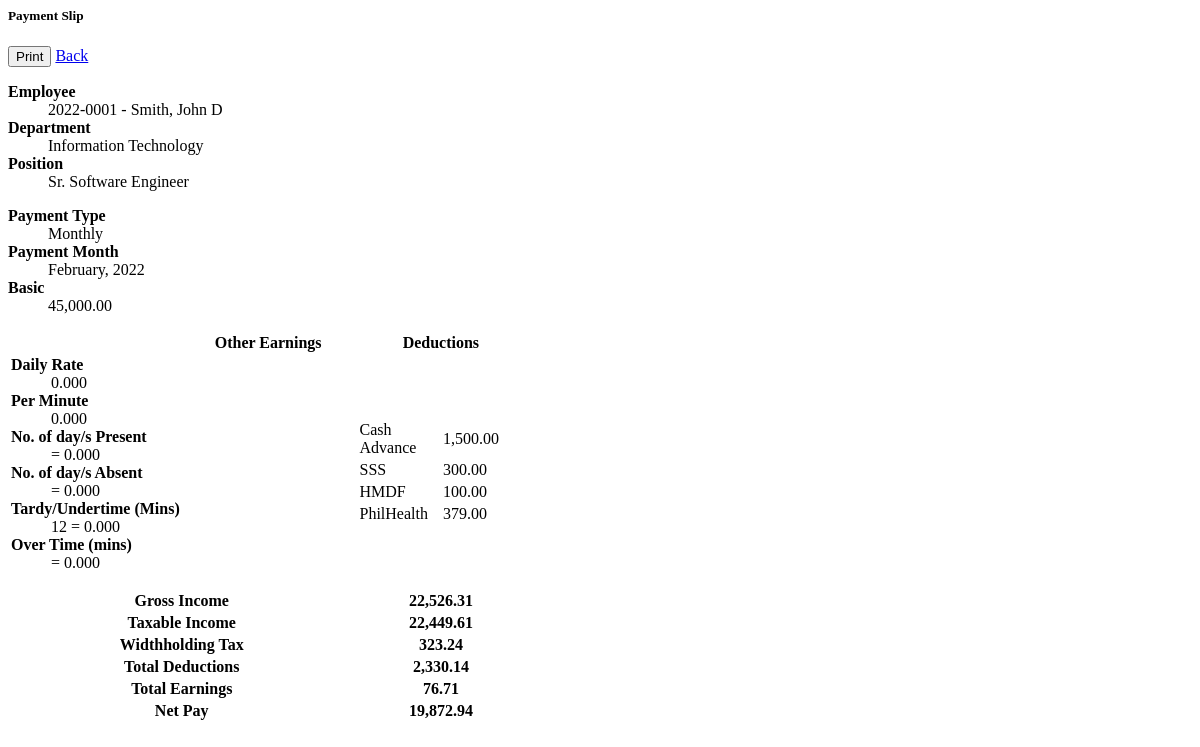
Screenshot of /spms/admin/view_payroll.php?id=2 with the database file from the repository.
### tables this page shows
CREATE TABLE IF NOT EXISTS `deduction_list` (
  `id` int(30) NOT NULL AUTO_INCREMENT PRIMARY KEY,
  `payroll_id` int(11) NOT NULL,
  `name` text NOT NULL,
  `amount` double NOT NULL DEFAULT 0,
  `date_created` timestamp NOT NULL DEFAULT current_timestamp(),
  KEY `payroll_id` (`payroll_id`)
);

### spms/DBConnection.php (called while the page is built, shortened)
<?php
Class DBConnection{
    function __construct(){
        $name = getenv('DB_NAME') ?: 'spms_db';
    }
}

### spms/admin/view_payroll.php (the view, shortened to what this page needs)
<?php
require_once("../DBConnection.php");
?>
<div class="card">
    <div class="card-header d-flex">
        <h5 class="card-title flex-grow-1">Payment Slip</h5>
        <div class="w-auto d-flex justify-content-end">
            <button type="button" class="btn btn-sm btn-success rounded-0 me-2" id="print"><i class="fa fa-print"></i> Print</button>
            <a class="btn btn-sm btn-dark rounded-0" href="./?page=payroll_list">Back</a>
        </div>
    </div>
    <div class="card-body">
        <div class="container-fluid" id="outprint">
            <div class="col-12">
                <div class="row">
                    <div class="col-6">
                        <dl>
                            <dt><b>Employee</b></dt>
                            <dd><?php echo $code." - ".$name ?></dd>
                            <dt><b>Department</b></dt>
                            <dd><?php echo $dept ?></dd>
                            <dt><b>Position</b></dt>
                            <dd><?php echo $desg ?></dd>
                        </dl>
                    </div>
                    <div class="col-6">
                        <dl>
                            <dt><b>Payment Type</b></dt>
                            <dd><?php echo ($payroll_type ?? 1) == 1 ? "Monthly" : "Semi-Monthly" ?></dd>
                            <dt><b>Payment Month</b></dt>
                            <dd><?php echo date("F, Y",strtotime($payroll_month)) ?></dd>
                            <dt><b>Basic</b></dt>
                            <dd><?php echo ($payroll_type ?? 1) == 1 ? number_format($monthly_rate ?? $salary ?? 0, 2) : number_format(($monthly_rate ?? $salary ?? 0) / 2, 2) ?></dd>
                        </dl>
                    </div>
                </div>
                <div class="row">
                    <div class="col-md-12">
                        <table class="table table-bordered">
                            <colgroup>
                                <col width="33.33%">
                                <col width="33.33%">
                                <col width="33.33%">
                            </colgroup>
                            <thead>
                                <tr>
                                    <th class="p-1"></th>
                                    <th class="p-1">Other Earnings</th>
                                    <th class="p-1">Deductions</th>
                                </tr>
                            </thead>
                            <tbody>
                                <tr>
                                    <td class="py-1">
                                        <dl>
                                            <dt><b>Daily Rate</b></dt>
                                            <dd class="ps-4"><?php echo number_format($daily_rate,3) ?></dd>
                                            <dt><b>Per Minute</b></dt>
                                            <dd class="ps-4"><?php echo number_format($daily_rate/8/60,3) ?></dd>
                                            <dt><b>No. of day/s Present</b></dt>
                                            <dd class="ps-4"><?php echo $no_present ." = ".(number_format($daily_rate * $no_present,3)) ?></dd>
                                            <dt><b>No. of day/s Absent</b></dt>
                                            <dd class="ps-4"><?php echo $no_absences ." = ".(number_format($daily_rate * $no_absences,3)) ?></dd>
                                            <dt><b>Tardy/Undertime (Mins)</b></dt>
                                            <dd class="ps-4"><?php echo $late_undertime." = ".(number_format($per_minute * $late_undertime,3)) ?></dd>
                                            <dt><b>Over Time (mins)</b></dt>
                                            <dd class="ps-4"><?php echo $ot_min." = ".(number_format($per_minute * $ot_min,3)) ?></dd>
                                        </dl>
                                    </td>
                                    <td class="py-1">
                                        <table class="w-100">
                                            <colgroup>
                                            </colgroup>
                                        </table>
                                    </td>
                                    <td class="py-1">
                                        <table class="w-100">
                                            <colgroup>
                                                <col width="50%">
                                                <col width="50%">
                                            </colgroup>
                                            <tbody>
                                                <?php
                                                $deductions = $conn->query("SELECT * FROM `deduction_list` where payroll_id = '{$payroll_id}'");
                                                while($row=$deductions->fetch_array()):
                                                ?>
                                                <tr>
                                                    <td class="py-1">
                                                        <?php echo $row['name'] ?>
                                                    </td>
                                                    <td class="py-1 text-end"><?php echo number_format($row['amount'],2) ?></td>
                                                </tr>
                                                <?php endwhile; ?>
                                            </tbody>
                                        </table>
                                    </td>
                                </tr>
                            </tbody>
                            <tfoot>
                                <tr>
                                    <th class="text-end bg-info bg-opacity-25 py-1" colspan="2">Gross Income</th>
                                    <th class='text-end py-1'><?php echo number_format($gross_income,2) ?></th>
                                </tr>
                                <tr>
                                    <th class="text-end bg-info bg-opacity-25 py-1" colspan="2">Taxable Income</th>
                                    <th class='text-end py-1'><?php echo number_format($taxable_income,2) ?></th>
                                </tr>
                                <tr>
                                    <th class="text-end bg-info bg-opacity-25 py-1" colspan="2">Widthholding Tax</th>
                                    <th class='text-end py-1'><?php echo number_format($withholding_tax,2) ?></th>
                                </tr>
                                <tr>
                                    <th class="text-end bg-info bg-opacity-25 py-1" colspan="2">Total Deductions</th>
                                    <th class='text-end py-1'><?php echo number_format($total_deduction,2) ?></th>
                                </tr>
                                <tr>
                                    <th class="text-end bg-info bg-opacity-25 py-1" colspan="2">Total Earnings</th>
                                    <th class='text-end py-1'><?php echo number_format($total_earnings,2) ?></th>
                                </tr>
                                <tr>
                                    <th class="text-end bg-info bg-opacity-25 py-1" colspan="2">Net Pay</th>
                                    <th class='text-end py-1 fs-5 fw-bold'><?php echo number_format($net_pay,2) ?></th>
                                </tr>
                            </tfoot>
                        </table>
                    </div>
                </div>
            </div>
        </div>
    </div>
</div>

### rows the page displays
deduction_list: name "Cash Advance", amount "1,500.00"
deduction_list: name "SSS", amount "300.00"
deduction_list: name "HMDF", amount "100.00"
deduction_list: name "PhilHealth", amount "379.00"

### other values shown
$code "2022-0001"
$name "Smith, John D"
$dept "Information Technology"
$desg "Sr. Software Engineer"
date("F, Y",strtotime($payroll_month)) "February, 2022"
$monthly_rate "45,000.00"
$daily_rate "0.000"
$daily_rate/8/60 "0.000"
$daily_rate * $no_present "0.000"
$daily_rate * $no_absences "0.000"
$late_undertime "12"
$per_minute * $late_undertime "0.000"
$per_minute * $ot_min "0.000"
$gross_income "22,526.31"
$taxable_income "22,449.61"
